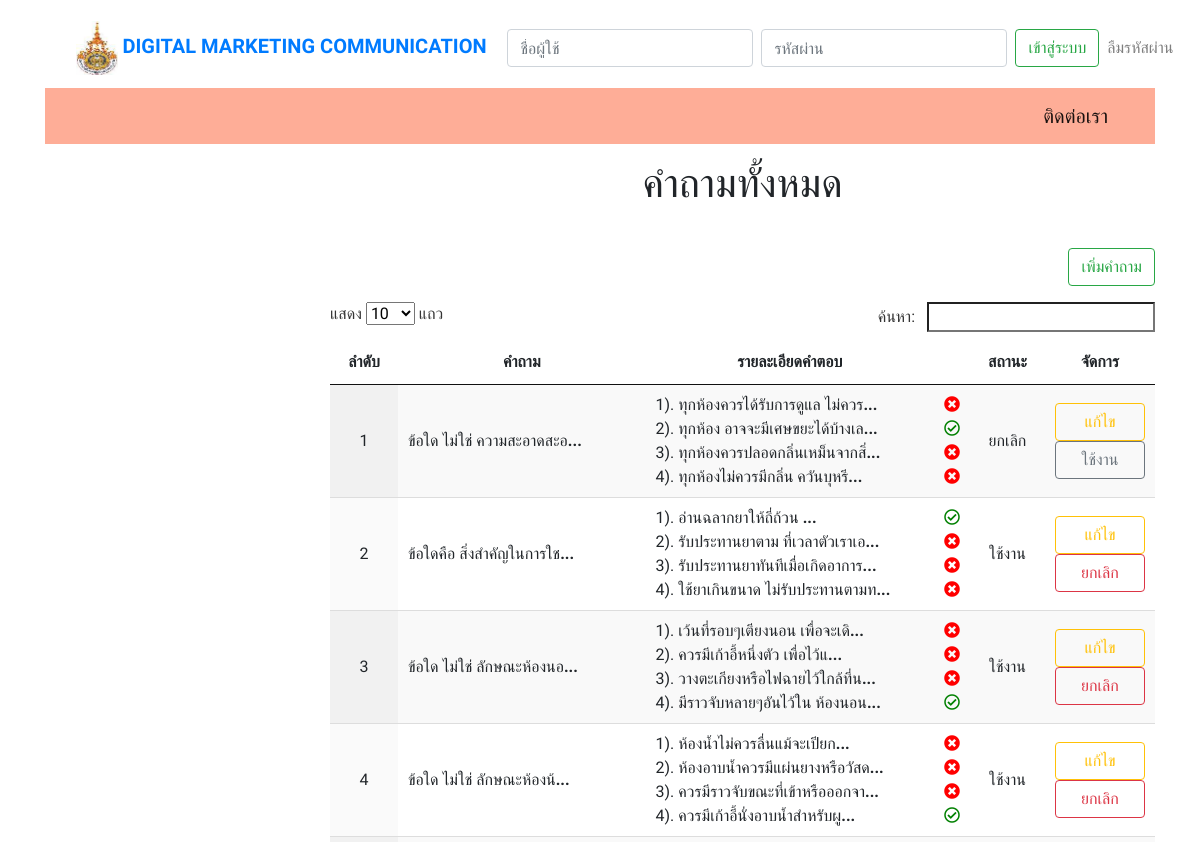
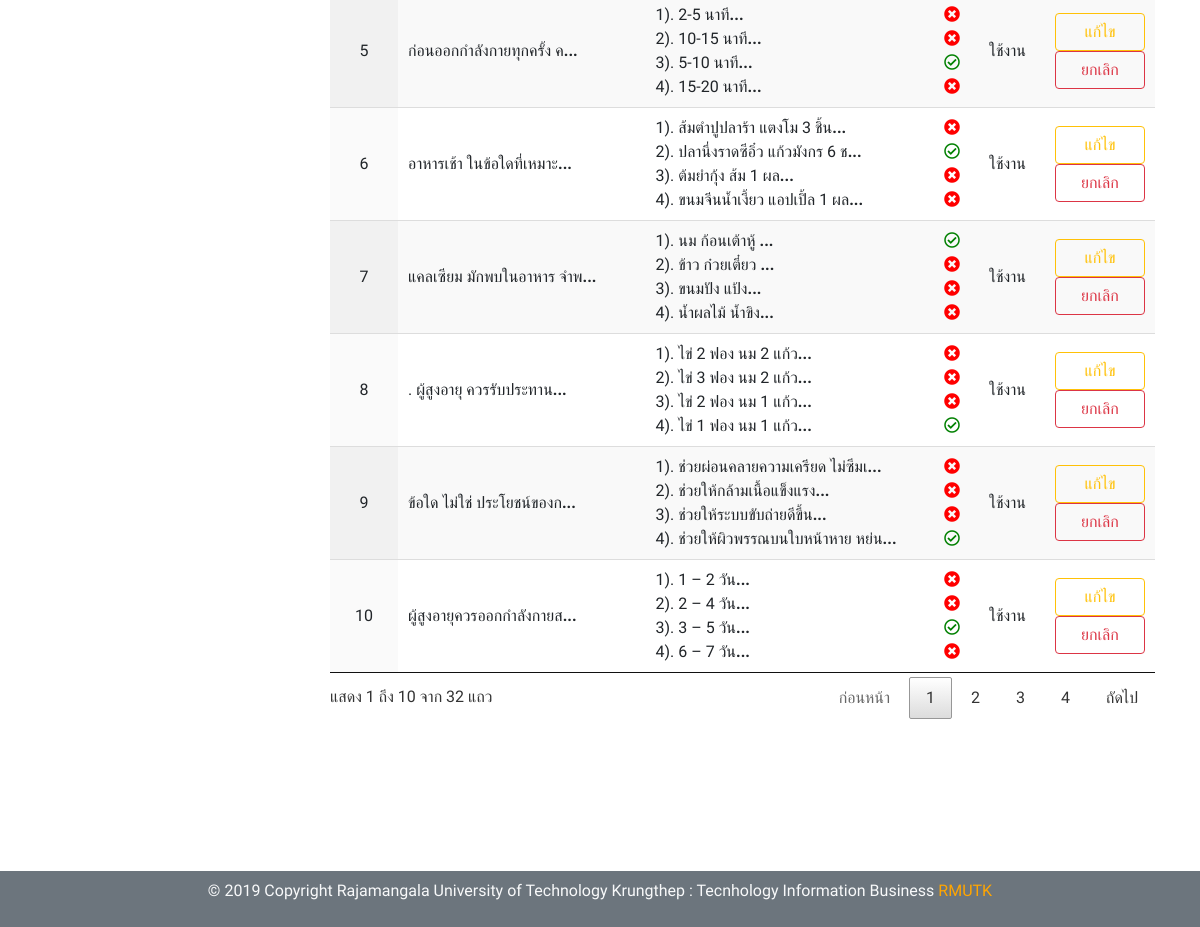
/admin/index.php?showchoice_s&choice_id=1, run on the app's committed database (2 pictures, top to bottom).
### tables this page shows
CREATE TABLE `testing` (
  `id` int(3) NOT NULL,
  `choice_id` int(10) NOT NULL,
  `question` varchar(100) NOT NULL DEFAULT '',
  `c1` varchar(100) NOT NULL DEFAULT '',
  `c2` varchar(100) NOT NULL DEFAULT '',
  `c3` varchar(100) NOT NULL DEFAULT '',
  `c4` varchar(100) NOT NULL DEFAULT '',
  `answer` int(1) NOT NULL DEFAULT '0',
  `status` int(1) NOT NULL
);

### admin/showchoice_sub.php (the view, shortened to what this page needs)
<?php
$choice_id = $_GET['choice_id'];
$query_learning = "SELECT * FROM testing WHERE choice_id = '$choice_id' order by id desc " ;
$learning = mysqli_query($con,$query_learning) or die(mysqli_error());
$row_learning = mysqli_fetch_assoc($learning);
$totalRows_learning = mysqli_num_rows($learning);
?>
<div class="col-md-9">
 <div class="py-2">
  <div class="container">
    <div class="row">
      <div class="col-md-12">
        <h1 class="text-center" >คำถามทั้งหมด</h1>
      </div>
    </div>
  </div>
</div>
<div class="table-responsive">
  <br>
  <?php include 'add_choice_sub.php'; ?>
  <P style="text-align: right;">
    <a href="showchoice_sub.php" class="btn btn-outline-success my-2 my-sm-0"  data-toggle='modal' data-target='#addchoicesubModal'>เพิ่มคำถาม</a></P>
    <table class="display" id="example">
     <?php if ($totalRows_learning > 0) {?>
      <thead>
        <tr class="text-center">
          <th scope="col" width="5%" >ลำดับ</th>
          <th scope="col" width="30%">คำถาม</th>
          <th scope="col" width="35%">รายละเอียดคำตอบ</th>
          <th scope="col" class="text-left" ></th>
          <th scope="col" width="5%">สถานะ</th>
          <th scope="col" width="5%">จัดการ</th>
        </tr>
      </thead>
      <tbody>
        <?php
        $i = 1 ;
        do { ?>
          <tr class="text-left">
            <td class="text-center"><?php echo $i ?></td>
            <td>
              <?php echo mb_substr($row_learning['question'], 0 , 25,'UTF-8'); ?><b>...</b><br>
            </td>
            <td>
              1). <?php echo mb_substr($row_learning['c1'], 0 , 30,'UTF-8'); ?><b>...</b><br>
              2). <?php echo mb_substr($row_learning['c2'], 0 , 30,'UTF-8'); ?><b>...</b><br>
              3). <?php echo mb_substr($row_learning['c3'], 0 , 30,'UTF-8'); ?><b>...</b><br>
              4). <?php echo mb_substr($row_learning['c4'], 0 , 30,'UTF-8'); ?><b>...</b>
              <td>
                <?php if ($row_learning['answer'] == 1): ?>
                  <i class="far fa-check-circle tru"></i> <br>
                  <?php else: ?>
                    <i class="fas fa-times-circle fau"></i> <br>
                  <?php endif ?>
                  <?php if ($row_learning['answer'] == 2): ?>
                    <i class="far fa-check-circle tru"></i> <br>
                    <?php else: ?>
                      <i class="fas fa-times-circle fau"></i> <br>
                    <?php endif ?>
                    <?php if ($row_learning['answer'] == 3): ?>
                      <i class="far fa-check-circle tru"></i> <br>
                      <?php else: ?>
                        <i class="fas fa-times-circle fau"></i> <br>
                      <?php endif ?>
                      <?php if ($row_learning['answer'] == 4): ?>
                        <i class="far fa-check-circle tru"></i> <br>
                        <?php else: ?>
                          <i class="fas fa-times-circle fau"></i> <br>
                        <?php endif ?>
                      </td>
                      <td class="text-center">
                        <?php if ($row_learning['status'] == 0): ?>
                          ใช้งาน
                          <?php else: ?>
                            ยกเลิก
                          <?php endif ?>
                        </td>
                        <td>
                          <a href="index.php?showchoice_s&choice_id=<?php echo $choice_id; ?>&id=<?php echo $row_learning['id'];?>" class="btn btn-outline-warning my-2 my-sm-0 bu" >แก้ไข</a>
                          <?php if ($row_learning['status'] <> 1 ): ?>
                            <a href="del_choice_sub.php?choice_id=<?php echo $choice_id; ?>&id=<?php echo $row_learning['id'];?>&st=1" class="btn btn-outline-danger my-2 my-sm-0 bu" onClick="return confirm('ยืนยันการยกเลิกคำถาม');">ยกเลิก</a>
                            <?php else: ?>
                              <a href="del_choice_sub.php?choice_id=<?php echo $choice_id; ?>&id=<?php echo $row_learning['id'];?>&st=0" class="btn btn-outline-secondary my-2 my-sm-0 bu" onClick="return confirm('ยืนยันการใช้งานคำถาม');">ใช้งาน</a>
                            </td>
                          <?php endif ?>
                        </tr>
                        <?php
                        $i += 1;
                      } while ($row_learning = mysqli_fetch_assoc($learning)); ?>
                    </tbody>
                  </table>
                <?php }else {
                  echo "<h3><br /> ยังไม่มีคำถาม </h3>";
                }
                mysqli_free_result($learning);?>
            <div class="py-5">
            </div>
          <?php include 'edit_choice_sub.php'; ?>

### admin/header.php (style rules this page uses)
body { font-family: 'Prompt', sans-serif; }

### admin/showchoice_sub.php (style rules this page uses)
.tru { color: green; }
.fau { color: red; }
.bu { width: 90px; }

### data on the page
testing: question "ข้อใด ไม่ใช่ ความสะอาดสะอ", c1 "ทุกห้องควรได้รับการดูแล ไม่ควร", c2 "ทุกห้อง อาจจะมีเศษขยะได้บ้างเล", c3 "ทุกห้องควรปลอดกลิ่นเหม็นจากสิ่", c4 "ทุกห้องไม่ควรมีกลิ่น ควันบุหรี", status "ยกเลิก"
testing: question "ข้อใดคือ สิ่งสำคัญในการใช", c1 "อ่านฉลากยาให้ถี่ถ้วน", c2 "รับประทานยาตาม ที่เวลาตัวเราเอ", c3 "รับประทานยาทันทีเมื่อเกิดอาการ", c4 "ใช้ยาเกินขนาด ไม่รับประทานตามท", status "ใช้งาน"
testing: question "ข้อใด ไม่ใช่ ลักษณะห้องนอ", c1 "เว้นที่รอบๆเตียงนอน เพื่อจะเดิ", c2 "ควรมีเก้าอี้หนึ่งตัว เพื่อไว้แ", c3 "วางตะเกียงหรือไฟฉายไว้ใกล้ที่น", c4 "มีราวจับหลายๆอันไว้ใน ห้องนอน", status "ใช้งาน"
testing: question "ข้อใด ไม่ใช่ ลักษณะห้องน้", c1 "ห้องน้ำไม่ควรลื่นแม้จะเปียก", c2 "ห้องอาบน้ำควรมีแผ่นยางหรือวัสด", c3 "ควรมีราวจับขณะที่เข้าหรือออกจา", c4 "ควรมีเก้าอี้นั่งอาบน้ำสำหรับผู", status "ใช้งาน"
testing: question "ก่อนออกกำลังกายทุกครั้ง ค", c1 "2-5 นาที", c2 "10-15 นาที", c3 "5-10 นาที", c4 "15-20 นาที", status "ใช้งาน"
testing: question "อาหารเช้า ในข้อใดที่เหมาะ", c1 "ส้มตำปูปลาร้า แตงโม 3 ชิ้น", c2 "ปลานึ่งราดซีอิ๋ว แก้วมังกร 6 ช", c3 "ต้มยำกุ้ง ส้ม 1 ผล", c4 "ขนมจีนน้ำเงี้ยว แอปเปิ้ล 1 ผล", status "ใช้งาน"
testing: question "แคลเซียม มักพบในอาหาร จำพ", c1 "นม ก้อนเต้าหู้", c2 "ข้าว ก๋วยเตี๋ยว", c3 "ขนมปัง แป้ง", c4 "น้ำผลไม้ น้ำขิง", status "ใช้งาน"
testing: question ". ผู้สูงอายุ ควรรับประทาน", c1 "ไข่ 2 ฟอง นม 2 แก้ว", c2 "ไข่ 3 ฟอง นม 2 แก้ว", c3 "ไข่ 2 ฟอง นม 1 แก้ว", c4 "ไข่ 1 ฟอง นม 1 แก้ว", status "ใช้งาน"
testing: question "ข้อใด ไม่ใช่ ประโยชน์ของก", c1 "ช่วยผ่อนคลายความเครียด ไม่ซึมเ", c2 "ช่วยให้กล้ามเนื้อแข็งแรง", c3 "ช่วยให้ระบบขับถ่ายดีขึ้น", c4 "ช่วยให้ผิวพรรณบนใบหน้าหาย หย่น", status "ใช้งาน"
testing: question "ผู้สูงอายุควรออกกำลังกายส", c1 "1 – 2 วัน", c2 "2 – 4 วัน", c3 "3 – 5 วัน", c4 "6 – 7 วัน", status "ใช้งาน"
